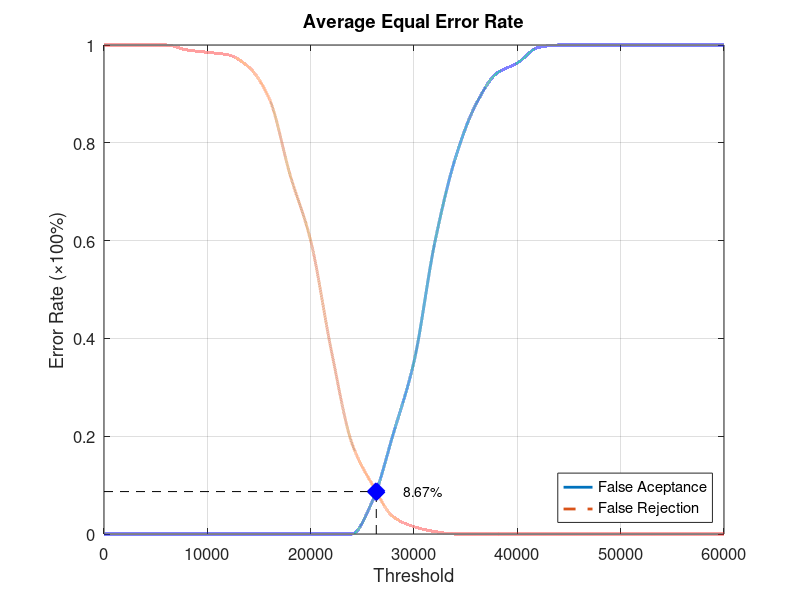
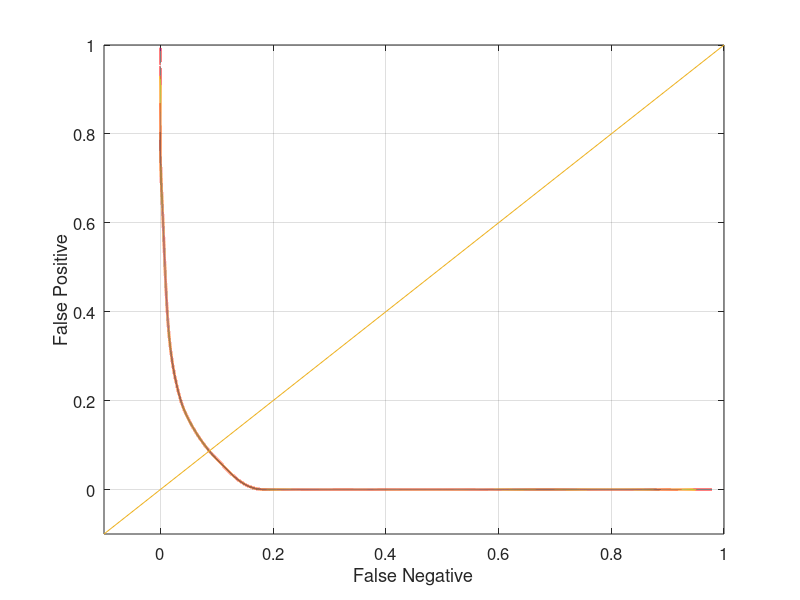

Reproduce these figures in MATLAB, in order.
function yEER = Database2_2
close all;
clear;
clc;
x = 0:2000:60000;
xq = 0:0.5:60000;

y0 = [0 0 0 0 0 0 0 0 0 0 0 0 0 0.0684211 0.205263 0.352632 0.594737 0.768421 0.878947 0.942105 0.963158 0.994737 1 1 1 1 1 1 1 1 1];
yy0 = interp1(x, y0, xq, 'pchip');
y1 = [1 1 1 1 0.99 0.985 0.98 0.955 0.89 0.735 0.6 0.375 0.185 0.1 0.035 0.015 0.005 0 0 0 0 0 0 0 0 0 0 0 0 0 0];
yy1 = interp1(x, y1, xq, 'pchip');

% Calculating EER: 
y2 = abs(y0 - y1);
find(y2 == min(y2))
yy2 = abs(yy0 - yy1);
xEER = find(yy2 == min(yy2));
xEERIndex = xq(xEER) % X-axis EER
yEER = yy0(xEER) % Y-axis EER

main = figure
plot(xq, yy0,'-','LineWidth', 2);	hold on
plot(xq, yy1,'--','LineWidth', 2);	hold on
plot([xEERIndex xEERIndex], [0 yEER], 'k--');	hold on
plot([0 xEERIndex], [yEER yEER], 'k--');	hold on
plot(xEERIndex, yEER, 'bx', 'LineWidth', 10);	hold on
text(xEERIndex + 10 * xEERIndex / 100, yEER, [num2str(round((10000 * yEER)) / 100) '%'])
legend('False Aceptance', 'False Rejection', 'Location', 'SouthEast')
xlabel('Threshold')
ylabel('Error Rate (\times100%)')
title('Average Equal Error Rate')
set(gca, 'FontSize', 12)
axis([0 60000 0 1])
grid on

print(main, 'Database2_2Main', '-dpng');
FNRxFPR = figure('Color', [1 1 1]);
plot(yy1, yy0, '-', yy1, yy0, 'LineWidth', 2);
hold on
y = -0.1:0.1:1
plot(y, y); 
set(gca, 'FontSize', 12)
xlabel('False Negative')
ylabel('False Positive')
axis([-0.1 1 -0.1 1])
set(gca, 'FontSize', 12)
grid on

print(FNRxFPR, 'Database2_2FNRxFPR','-dpng');
end
